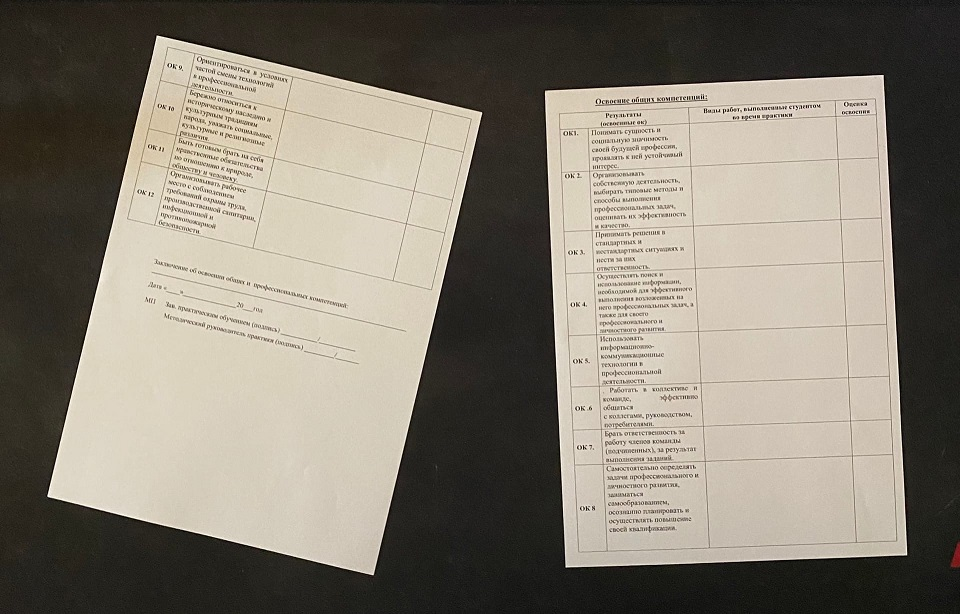
#> input picture doc_scaner/docs.jpg, 960 x 614 px
$ python main.py
#> lines starting #> are read from the running program, lines starting #| are printed output that depends on the picture; after the words box and inside, x2 and y2 are one past the last pixel; in counts of white or black regions, pixels touching at a corner belong together
import cv2


def find_counters(img):
    img = cv2.medianBlur(img, 5)
    ret, th1 = cv2.threshold(img, 127, 255, cv2.THRESH_BINARY)
    return cv2.findContours(th1, cv2.RETR_EXTERNAL, cv2.CHAIN_APPROX_SIMPLE)


def find_coordinate(counters, image):
    coordinate_list = []
    for i in range(0, len(counters)):
        x, y, w, h = cv2.boundingRect(counters[i])
        if w > 30 and h > 40:
            new_img = get_img(counters[i], image, x, y, w, h)
            coordinate_list.append(new_img)
    return coordinate_list


def get_img(counter, image, x, y, w, h):
    img_crop = image[y:y + h, x:x + w]
    center = (w // 2, h // 2)
    _, _, angle = rect = cv2.minAreaRect(counter)
    if 90 >= angle >= 45:
        angle = angle - 90
    M = cv2.getRotationMatrix2D(center, angle, 1.0)
    return cv2.warpAffine(img_crop, M, (int(w), int(h)), flags=cv2.INTER_CUBIC,
                          borderMode=cv2.BORDER_CONSTANT)


def print_doc(counters, image, image_name):
    for i in range(0, len(counters)):
        x, y, w, h = cv2.boundingRect(counters[i])
        if w > 30 and h > 40:
            new_img = get_img(counters[i], image, x, y, w, h)
            cv2.imshow(image_name, new_img)


if __name__ == '__main__':
    img = cv2.imread('docs.jpg')
#> img is the input picture: shape (614, 960, 3); mean B, G, R 113.8, 125.8, 132.4
    cv2.imshow('Image orig', img)
    img_gray = cv2.cvtColor(img, cv2.COLOR_BGR2GRAY)
    contours, hierachy = find_counters(img_gray)
#> in find_counters, `ret, th1 = cv2.threshold(img, 127, 255, cv2.THRESH_BINARY)`:
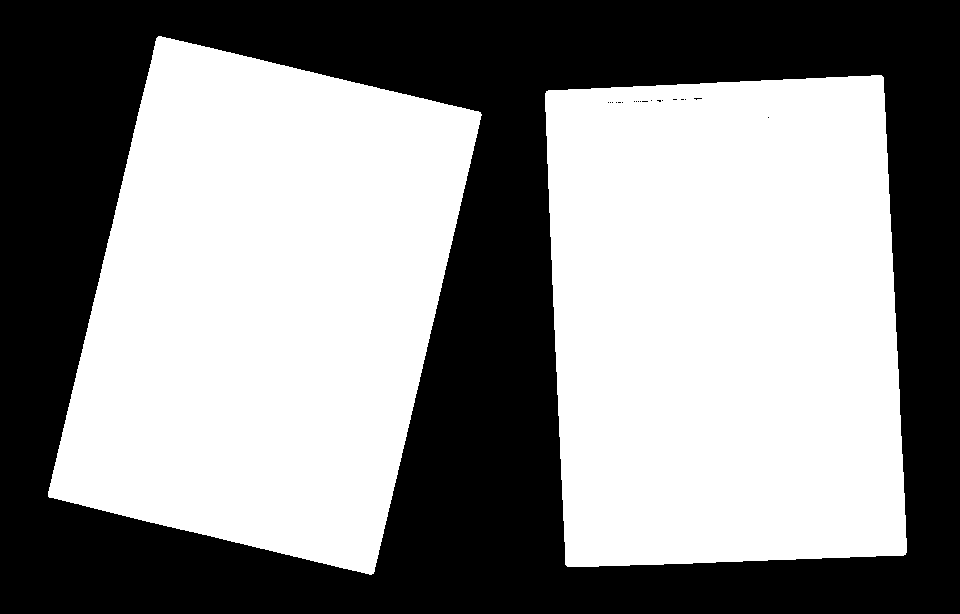
#> th1: shape (614, 960); 54.8% white; 20 black regions (19 under 20 px)
#> contours = 2 contours; box (x1, y1, x2, y2) and area: (545, 75, 907, 567) 162732, (48, 36, 482, 575) 158588
    coordinate_list = find_coordinate(contours, img)
#> the loop in find_coordinate, `for i in range(0, len(counters)):` made 2 passes
#> (x, y, w, h, center in get_img, angle in get_img, rect in get_img, M in get_img) on passes 1 to 2: (545, 75, 362, 492, (181, 246), -2.66, ((724.9, 322.5), (342, 481.1), -2.66), [[0.999, -0.0465, 11.62], [0.0465, 0.999, -8.14]]), (48, 36, 434, 539, (217, 269), -76.64, ((264.7, 304.8), (475.9, 335.7), -76.64), [[0.231, -0.973, 428.6], [0.973, 0.231, -4.28]])
#> pass 1, in get_img, `img_crop = image[y:y + h, x:x + w]`:
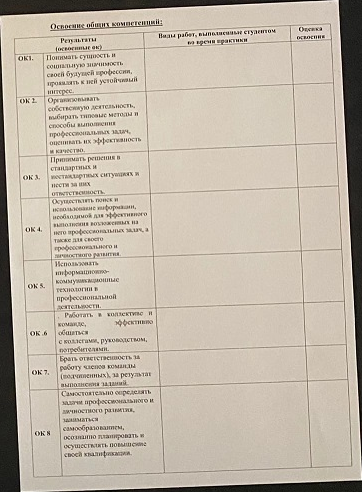
#> img_crop: shape (492, 362, 3); mean B, G, R 168.2, 182.5, 192.8
#> pass 1, in find_coordinate, `new_img = get_img(counters[i], image, x, y, w, h)`:
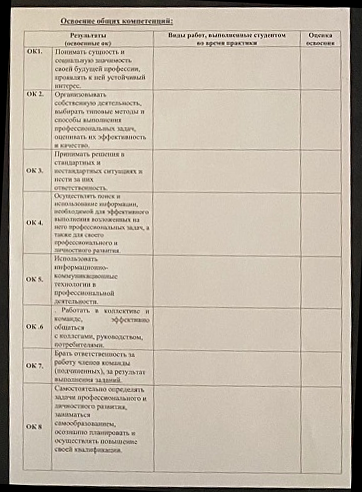
#> new_img: shape (492, 362, 3); mean B, G, R 167.6, 181.7, 192
#> pass 2, in get_img (call 2), `img_crop = image[y:y + h, x:x + w]`:
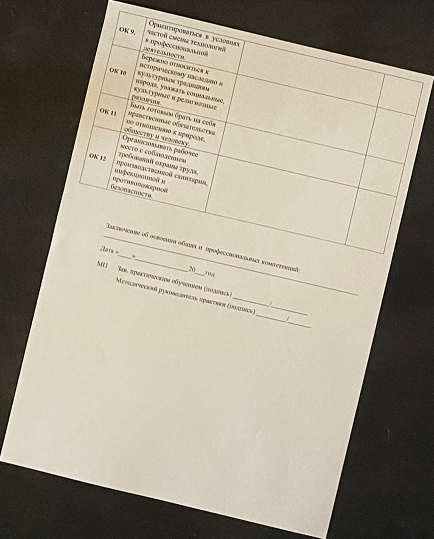
#> img_crop: shape (539, 434, 3); mean B, G, R 137, 152.4, 159.8
#> after the loop in find_coordinate, `for i in range(0, len(counters)):`: coordinate_list = 2 items
#> coordinate_list = 2 items
    for i, item in enumerate(coordinate_list):
        img_gray = cv2.cvtColor(item, cv2.COLOR_BGR2GRAY)
        contours, hierachy = find_counters(img_gray)
        print_doc(contours, item, f'Image_{i}')
#> this loop made 2 passes
#> pass 1, in find_counters (call 2), `ret, th1 = cv2.threshold(img, 127, 255, cv2.THRESH_BINARY)`:
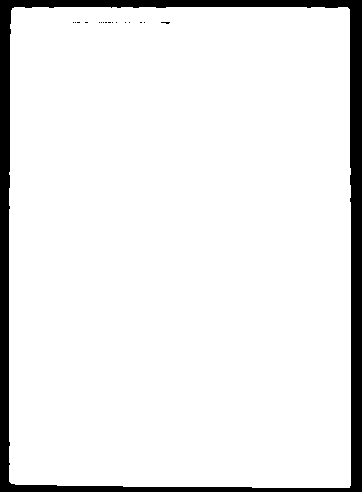
#> th1: shape (492, 362); 91.9% white; 17 black regions (16 under 20 px), largest, box (x1, y1, x2, y2) and area: (0, 0, 362, 492) 14460
#> pass 1, in get_img (call 3), `img_crop = image[y:y + h, x:x + w]`:
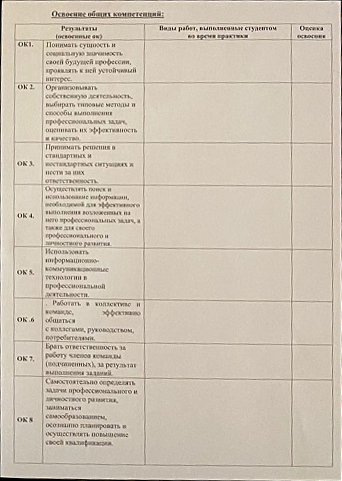
#> img_crop: shape (481, 342, 3); mean B, G, R 179.9, 195, 205.9
#> after the loop:
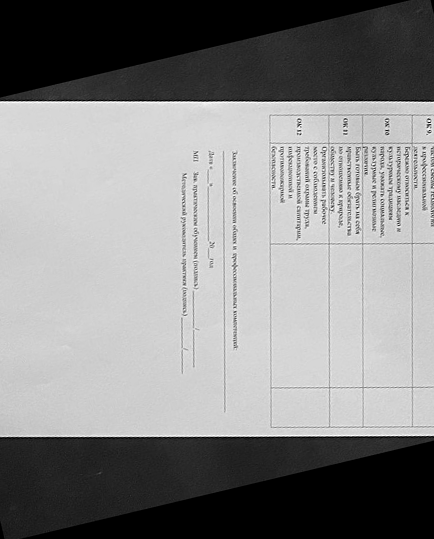
#> img_gray: shape (539, 434); min 0, max 255, mean 136.4
    cv2.waitKey(0)
